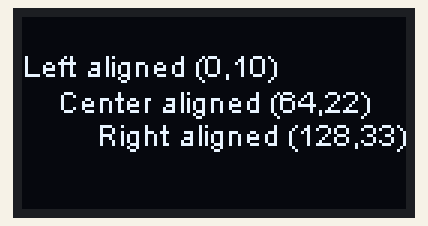
This sketch was run on a simulated ESP32. On the bench: 128×64 one-colour display. WiFi joins after 1.5 s; servers stay silent unless stated; uploads are accepted with an empty reply; what the sketch prints to the serial monitor is not drawn.

Above: at 7.9 s.

The sketch:

ShowCCExRate.ino
```cpp
#include <Wire.h>
#include "SSD1306.h"
#include <WiFiClientSecure.h>

SSD1306  display(0x3c, 5, 4);

const char* ssid     = "affenstunk";
const char* password = "Schluss3ndlich";

const char* host = "api.kraken.com";

void setup() {
  Serial.begin(115200);
  Serial.println();
  Serial.println();

  // Initialising the UI will init the display too.
  display.init();

  display.flipScreenVertically();
  display.setFont(ArialMT_Plain_10);

    delay(10);
      Serial.println();
    Serial.println();
    Serial.print("Connecting to ");
    Serial.println(ssid);

    WiFi.begin(ssid, password);

    while (WiFi.status() != WL_CONNECTED) {
        delay(500);
        Serial.print(".");
    }

    Serial.println("");
    Serial.println("WiFi connected");
    Serial.println("IP address: ");
    Serial.println(WiFi.localIP());


}

void drawTextAlignmentDemo() {
    // Text alignment demo
  display.setFont(ArialMT_Plain_10);

  // The coordinates define the left starting point of the text
  display.setTextAlignment(TEXT_ALIGN_LEFT);
  display.drawString(0, 10, "Left aligned (0,10)");

  // The coordinates define the center of the text
  display.setTextAlignment(TEXT_ALIGN_CENTER);
  display.drawString(64, 22, "Center aligned (64,22)");

  // The coordinates define the right end of the text
  display.setTextAlignment(TEXT_ALIGN_RIGHT);
  display.drawString(128, 33, "Right aligned (128,33)");
}

void loop() {
  delay(5000);

    // Use WiFiClient class to create TCP connections
    WiFiClient client;
    const int httpPort = 80;
    if (!client.connect(host, httpPort)) {
        Serial.println("connection failed");
        return;
    }

    // We now create a URI for the request
    String url = "/0/public/Ticker";
    url += "?pair=xbteur";

    Serial.print("Requesting URL: ");
    Serial.println(url);

    // This will send the request to the server

    // Make a HTTP request:
    client.println("GET https://api.kraken.com/0/public/Ticker?pair=xbteur HTTP/1.0");
    client.println("Host: api.kraken.com");
    client.println("Connection: close");
    client.println();


    unsigned long timeout = millis();
    while (client.available() == 0) {
        if (millis() - timeout > 5000) {
            Serial.println(">>> Client Timeout !");
            client.stop();
            return;
        }
    }

    // Read all the lines of the reply from server and print them to Serial
    while(client.available()) {
        String line = client.readStringUntil('\r');
        Serial.print(line);
    }

    Serial.println();
    Serial.println("closing connection");


  // clear the display
  display.clear();

  // draw the current demo method
  drawTextAlignmentDemo();

  // write the buffer to the display
  display.display();

  delay(10);
}
```
